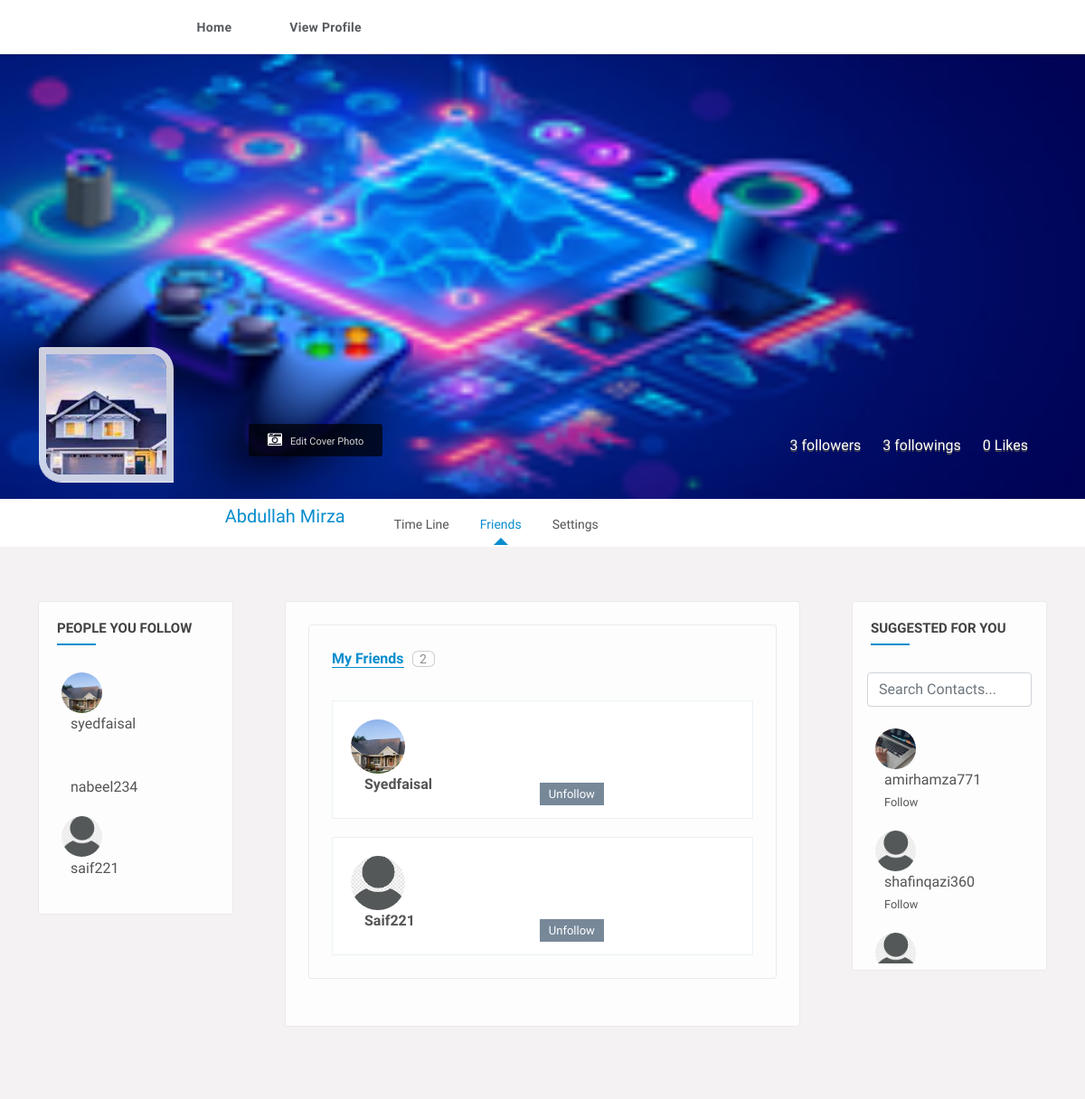
The page /friends (signed in) on the database its author committed.
### my_app/models.py (models this page shows, shortened)
class Account(models.Model):
  user = models.OneToOneField(User, null = True, blank = True, on_delete = models.CASCADE)
  email = models.EmailField(max_length = 224, null = True)
  full_name = models.CharField(max_length = 100, null = True)
  created_at = models.DateTimeField(auto_now_add = True, null = True)
  profile_pic = models.ImageField(default="user_29hrBtO.png", null = True, blank = True)
  background_pic = models.ImageField(default="cover-photo_hVs4cgX_G9aAZgR.png", null = True, blank = True)
  def __str__(self):
    return str(self.user)

class Follower(models.Model):
  follower_id = models.ForeignKey(Account, related_name = 'follower', null = True, on_delete=models.SET_NULL)
  followee_id = models.ForeignKey(Account, related_name = 'followee', null = True, on_delete=models.SET_NULL)

### my_app/views.py (the view, shortened to what this page needs)
# urls.py: path('friends', friends, name="friends"),
@login_required(login_url = 'login')
def friends(request):
  cover_initial = {
    "background_pic": ""
  }
  cover_form = CoverPhotoForm(instance = request.user.account, initial = cover_initial)
  profile_initial = {
    "profile_pic": ""
  }
  profile_form = ProfilePhotoForm(instance = request.user.account, initial = profile_initial)
  follows = Follower.objects.all()
  exclude_list = [request.user]
  account = Account.objects.get(user = request.user)
  account_list = [account]
  my_follow = Follower.objects.filter(follower_id = request.user.account)
  friend_list = []
  for i in my_follow:
    if(Follower.objects.filter(follower_id = i.followee_id).filter(followee_id = i.follower_id).exists()):
      friend_list.append(i.followee_id)
  print(friend_list)
  for i in follows:
    if(str(i.follower_id) == str(request.user.username)):
      user_instance = User.objects.get(username = str(i.followee_id))
      account_instance = Account.objects.get(user = user_instance)
      exclude_list.append(user_instance)
      account_list.append(account_instance)
  accounts = Account.objects.exclude(user__in = exclude_list)
  account_search = accounts
  value =""
  following = Follower.objects.filter(follower_id = account)
  follower = Follower.objects.filter(followee_id = account)
  like = Like.objects.filter(user_id = request.user.account).count()
  context = {
    "following": following,
    "follower": follower,
    "like": like,
    "account_search": account_search,
    "value": value,
    "cover_form": cover_form,
    "profile_form": profile_form,
    "account": account,
    "friends": False,
    "friends": friend_list,
    "friends_len": len(friend_list),
  }
  return render(request, "friends.html", context = context)

### my_app/forms.py (shortened to what this page needs)
class CoverPhotoForm(ModelForm):
  x = forms.FloatField(widget=forms.HiddenInput(), required=False)
  y = forms.FloatField(widget=forms.HiddenInput(), required=False)
  width = forms.FloatField(widget=forms.HiddenInput(), required=False)
  height = forms.FloatField(widget=forms.HiddenInput(), required=False)
  class Meta:
    model = Account
    fields = ['background_pic']

class ProfilePhotoForm(ModelForm):
  x1 = forms.FloatField(widget=forms.HiddenInput(), required=False)
  y1 = forms.FloatField(widget=forms.HiddenInput(), required=False)
  width1 = forms.FloatField(widget=forms.HiddenInput(), required=False)
  height1 = forms.FloatField(widget=forms.HiddenInput(), required=False)
  class Meta:
    model = Account
    fields = ['profile_pic']

### templates/friends.html (shortened to what this page needs)
{% extends "your-profile.html" %}
{% load static %}
{% block procontent %}
<div class="central-meta">
  <div class="central-meta">
    <div class="frnds">
      <ul class="nav nav-tabs">
         <li class="nav-item"><a class="active" href="#frends" data-toggle="tab">My Friends</a> <span>{{ friends_len }}</span></li>
      </ul>
      <div class="tab-content">
        <div class="tab-pane active fade show " id="frends" >
          <ul class="nearby-contct">
            {% for friend in friends %}
            <li>
              <div class="nearly-pepls">
                <figure>
                  <a href="time-line.html" title=""><img src="{{ friend.profile_pic.url }}" alt=""></a>
                </figure>
                <div class="pepl-info">
                  <h4><a href="time-line.html" title="">{{ friend.user.username }}</a></h4>
                  <a href="#" title="" class="add-butn more-action" data-ripple="">unfollow</a>
                </div>
              </div>
            </li>
            {% endfor %}
          </ul>
        </div>
      </div>
    </div>
  </div>
</div>
{% endblock %}

### templates/your-profile.html (shortened to what this page needs)
{% extends "base.html" %}
{% load static %}
{% block content %}
<section>
  <div class="feature-photo">
    <figure><img src="{{ account.background_pic.url }}" alt=""></figure>
    <div class="add-btn">
      <span>{{ follower.count }} followers</span>
      <span>{{ following.count }} followings</span>
      <span>{{ like }} Likes</span>
    </div>
    <form class="edit-phto open-modal-cover" method="post", enctype="multipart/form-data" action="{% url 'your_profile' %}">
      <i class="fa fa-camera-retro"></i>
      <label class="fileContainer">
        Edit Cover Photo
      </label>
    </form>
    <div class="container-fluid">
      <div class="row merged">
        <div class="col-lg-2 col-sm-3">
          <div class="user-avatar">
              <img src="{{ account.profile_pic.url }}" class="w-100" alt="">
          </div>
        </div>
        <div class="col-lg-10 col-sm-9">
          <div class="timeline-info">
            <ul>
              <li class="admin-name">
                <h5>{{ request.user.account.full_name }}</h5>
              </li>
              <li>
                <a class="pro-timeline" href="{% url 'your_profile' %}" title="" data-ripple="">time line</a>
                <a class="pro-friends" href="{% url 'friends' %}" title="" data-ripple="">Friends</a>
                <a class="pro-about" href="{% url 'about' %}" title="" data-ripple="">settings</a>
              </li>
            </ul>
          </div>
        </div>
      </div>
    </div>
  </div>
</section>
<section>
  <div class="gap gray-bg">
    <div class="container-fluid">
      <div class="row">
        <div class="col-lg-12">
          <div class="row" id="page-contents">
            <div class="col-lg-3">
              <aside class="sidebar static">
                <div class="widget stick-widget">
                  <h4 class="widget-title">People you Follow</h4>
                  <ul class="followers">
                    {% for follow in following %}
                    <li>
                      <figure><img src="{{ follow.followee_id.profile_pic.url }}" alt=""></figure>
                      <div class="friend-meta">
                        <h4><a href="{% url 'follower_profile' id=follow.followee_id.id %}" title="">{{ follow.followee_id }}</a></h4>
                      </div>
                    </li>
                    {% endfor %}
                  </ul>
                </div>
              </aside>
            </div>
            <div class="col-lg-6">
              {% block procontent %}{% endblock %}
            </div>
            <div class="col-lg-3">
              <aside class="sidebar static">
                <div class="widget stick-widget">
                  <h4 class="widget-title">Suggested For You</h4>
                  <form action="{% url 'home' %}" class="mx-3" method="POST">
                    <input type="search" placeholder="Search Contacts..." class="form-control" name="searched" value="{{ value }}">
                  </form>
                  <br>
                  <ul class="followers">
                    {% for acc in account_search %}
                    <li>
                      <figure><img src="{{ acc.profile_pic.url }}" alt=""></figure>
                      <div class="friend-meta">
                        <h4><a href="{% url 'follower_profile' id=acc.id %}" title="">{{ acc.user }}</a></h4>
                        <small><a href="{% url 'add_followee' id=acc.id %}" title="" class="underline">Follow</a></small>
                      </div>
                    </li>
                    {% endfor %}
                  </ul>
                </div>
              </aside>
            </div>
          </div>
        </div>
      </div>
    </div>
  </div>
</section>
{% endblock %}

### templates/base.html (shortened to what this page needs)
{% load static %}
<!DOCTYPE html>
<html lang="en">
<head>
    <link rel="stylesheet" href="{% static 'css/main.min.css' %}">
    <link rel="stylesheet" href="{% static 'css/style.css' %}">
    <link rel="stylesheet" href="{% static 'css/color.css' %}">
    <link rel="stylesheet" href="{% static 'css/responsive.css' %}">
		<link rel="stylesheet" href="https://cdnjs.cloudflare.com/ajax/libs/cropper/4.1.0/cropper.css" />
</head>
<body>
<div class="theme-layout">
	<div class="topbar stick">
		<div class="logo">
		</div>
    {% block navbar %}
		<div class="top-area">
			<ul class="main-menu">
				<li>
					<a href="{% url 'home' %}" title="">Home</a>
				</li>
				<li>
					<a href="{% url 'your_profile' %}" title="">view profile</a>
				</li>
			</ul>
		</div>
    {% endblock %}
	</div>
  {% block content%}
  {% endblock %}
</div>
</body>
</html>

### static/css/color.css (style rules this page uses)
.product-carousel .owl-nav .owl-prev::before, .product-carousel .owl-nav .owl-next::before, .product-caro .owl-prev:hover:before, .product-caro .owl-next:hover:before, .log-reg-area form .forgot-pwd, .log-reg-area form .already-have, .log-reg-area > p a, .top-area > ul > li > a > span, .timeline-info > ul li a.active, .timeline-info > ul li a:hover, .dropdowns > a.more-mesg, .activity-meta > h6 a, .activity-meta > span a:hover, .friend-name > ins, .description > p a, .we-reply, .sidebar .widget li:hover > a, .sidebar .widget li:hover > i, .friend-meta > a, .user-setting > a:hover, .we-comet li a.showmore, .twiter-feed > li p a, .tutor-links > li i, .tutor-links > li:hover, .pepl-info > span, .page-meta > a, .frnds .nav-tabs .nav-item a.active, .f-title i, #work > div a, .basics > li i, .education > li i, .groups > span i, a.forgot-pwd, .friend-meta > h4 a:hover, .x_title > h2, .post-meta .detail > span, .add-btn > a:hover, .top-area > ul.main-menu > li > ul li a:hover, .dropdowns.active > a i, .user-setting > a i, .form-group input.form-file ~ .control-label, .form-group input.has-value ~ .control-label, .form-group input:focus ~ .control-label, .form-group input:valid ~ .control-label, .form-group select ~ .control-label, .form-group textarea.form-file ~ .control-label, .form-group textarea.has-value ~ .control-label, .form-group textarea:focus ~ .control-label, .form-group textarea:valid ~ .control-label, .flaged > h3, .invition .friend-meta a.invite:hover, .more-optns > ul li:hover, .post-title > h4 a:hover, .post-title .p-date a:hover, .l-post .l-post-meta > h4 a:hover, .read:hover, blockquote, .tags > a:hover, .comment-titles > span, .help-list > ul li a:hover i, .carrer-title > h2 > span, .carrer-title > span a, .open-position > h4 a:hover, .option-set.icon-style > li > a.selected, .category-box > i, .getquot-baner > a, .branches-box > ul li i, .help-topic-result > h2 a:hover, .product-name > h5 a:hover, .full-postmeta .shopnow, .prices.style2 ins span, .single-btn > li > a.active, .total-box > ul > li.final-total, .logout-meta > p a, .forum-list table tbody tr td i, .forum-list table tbody tr td a, .widget ul.recent-topics > li > i, .date-n-reply > a, .topic-data > span, .help-list > ul li a:hover, .employer-info h2, .job-detail > ul li i, .company-intro > a { color: #088dcd; }
#nprogress .bar, .timeline-info > ul li a::before, .add-btn > a, .activitiez > li::before, form button, .colla-apps > li a:hover, a.underline:before, .setting-row input:checked + label, .user-avatar:hover .edit-phto, .error-meta > a, .color-bg, .add-butn, .nav.nav-tabs.likes-btn > li a.active, a.dislike-btn, .drop > a:hover, .btn-view.btn-load-more:hover, .accordion .card h5 button[aria-expanded="true"], .chat-head, .f-page > figure em, .inbox-panel-head > ul > li > a, .nav-tabs--left .nav-link.active, .nav-tabs--left .nav-link.active:hover, footer .widget-title h4::before, #topcontrol, .sidebar .widget-title::before, .f-title::before, .g-post-classic > figure > i::after, .purify > a, .help-list > a:hover, .open-position::before, .info > a, .category-box:hover, .category-box.selected, a.main-btn, .section-heading::before, .getquot-baner, .more-branches > h4::before, .is-helpful > a, .cart-optionz > li > a:hover, .paginationz > li a:hover, .paginationz > li a.active, .shopping-cart, a.btn2:hover, .form-submit > input[type="submit"], button.submit-checkout, .delete-cart:hover, .proceed .button, .amount-area .update-cart, a.addnewforum, .apply-bttons > a { background: #088dcd; }
.timeline-info > ul li a:after { border-bottom-color: #088dcd; }

### static/css/responsive.css (style rules this page uses)
@media screen and (max-width: 1281px) and (min-width: 1024px) { .timeline-info { line-height: 51px; } }
@media screen and (max-width: 1281px) and (min-width: 1024px) { .timeline-info .admin-name > h5 { font-size: 20px; } }
@media screen and (max-width: 1281px) and (min-width: 1024px) { .user-avatar { width: 80.2% } }
@media screen and (max-width: 1281px) and (min-width: 1024px) { .pepl-info { width: 87%; } }

### rows shown on the page
Account: background_pic (picture), profile_pic (picture)
Follower: followee_id.profile_pic (picture), followee_id "syedfaisal"
Follower: followee_id "nabeel234"
Follower: followee_id.profile_pic (picture), followee_id "saif221"
Account: profile_pic (picture), user.username "Syedfaisal"
Account: profile_pic (picture), user.username "Saif221"
Account: profile_pic (picture), user "amirhamza771"
Account: profile_pic (picture), user "shafinqazi360"
Account: profile_pic (picture)

### other values the page prints
{{ follower.count }} "3"
{{ following.count }} "3"
{{ like }} "0"
{{ request.user.account.full_name }} "Abdullah Mirza"
{{ friends_len }} "2"
